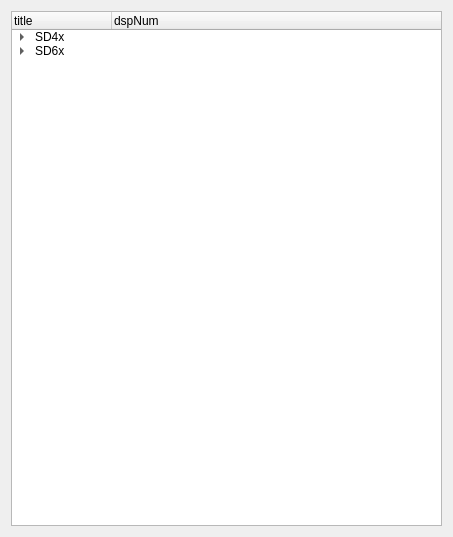
<?xml version="1.0" encoding="UTF-8"?>
<ui version="4.0">
 <class>Form</class>
 <widget class="QWidget" name="Form">
  <property name="geometry">
   <rect>
    <x>0</x>
    <y>0</y>
    <width>453</width>
    <height>537</height>
   </rect>
  </property>
  <property name="windowTitle">
   <string>Form</string>
  </property>
  <layout class="QVBoxLayout" name="verticalLayout">
   <item>
    <widget class="QTreeWidget" name="treeWidget">
     <column>
      <property name="text">
       <string>title</string>
      </property>
     </column>
     <column>
      <property name="text">
       <string>dspNum</string>
      </property>
     </column>
     <item>
      <property name="text">
       <string>SD4x</string>
      </property>
      <item>
       <property name="text">
        <string>SD41</string>
       </property>
       <property name="text">
        <string>2</string>
       </property>
      </item>
      <item>
       <property name="text">
        <string>SD42</string>
       </property>
       <property name="text">
        <string>2</string>
       </property>
      </item>
     </item>
     <item>
      <property name="text">
       <string>SD6x</string>
      </property>
      <item>
       <property name="text">
        <string>SD61</string>
       </property>
       <property name="text">
        <string>3</string>
       </property>
      </item>
      <item>
       <property name="text">
        <string>SD61_MINI</string>
       </property>
       <property name="text">
        <string>3</string>
       </property>
      </item>
     </item>
    </widget>
   </item>
  </layout>
 </widget>
 <resources/>
 <connections/>
</ui>
